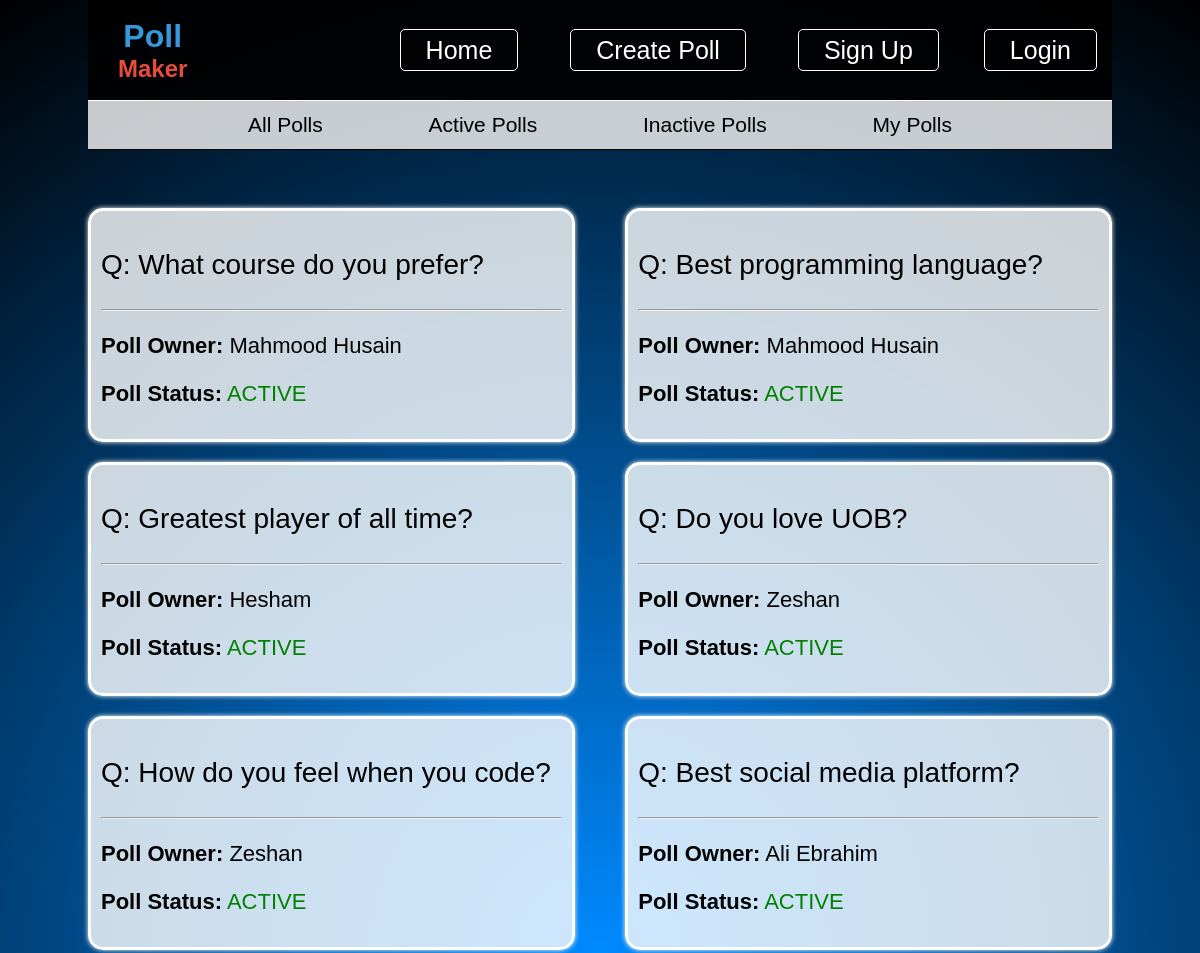
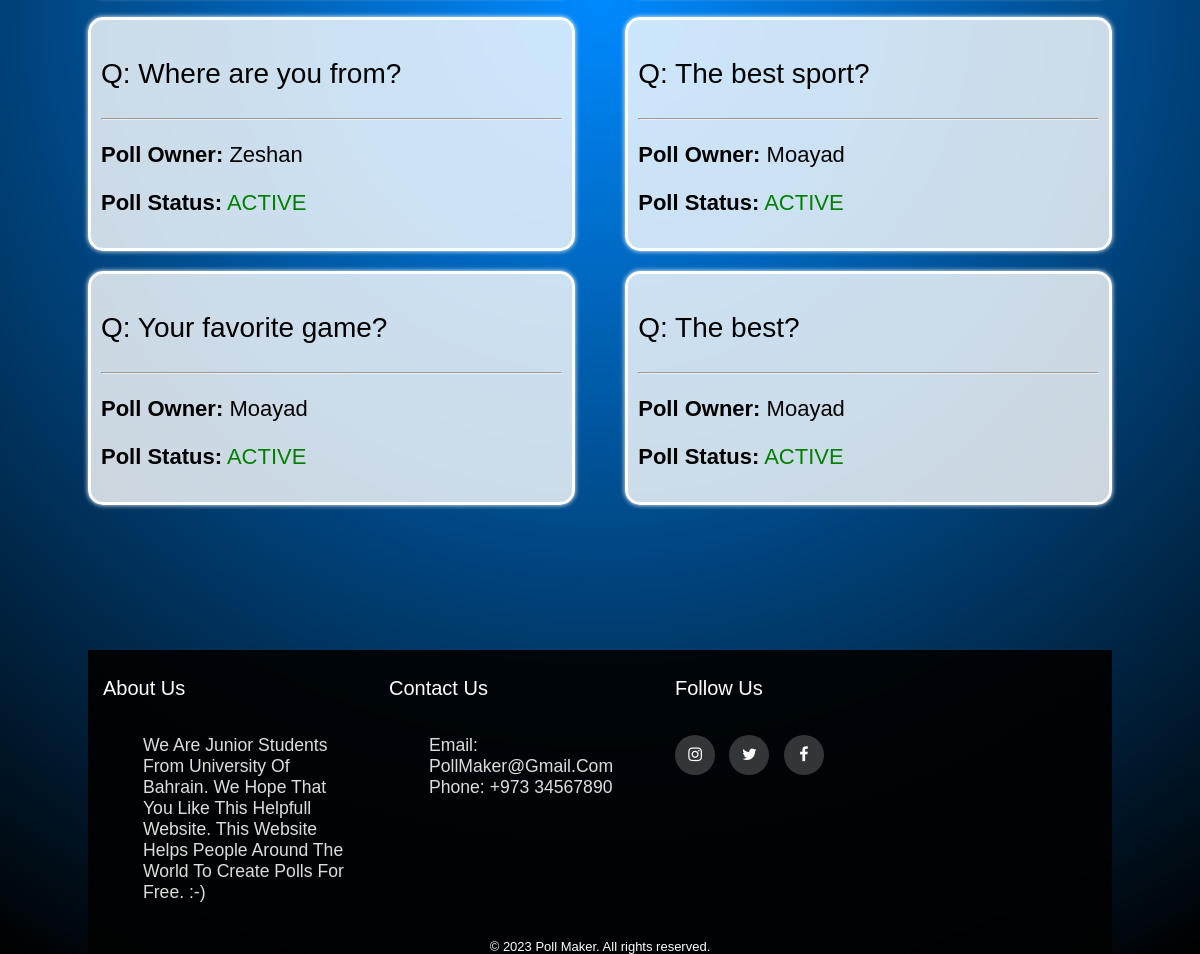
Screenshot of /index.php?typepoll=active with the database file from the repository (2 pictures, top to bottom).
### tables this page shows
CREATE TABLE `poll` (
  `poll_id` int(20) NOT NULL,
  `question` varchar(250) NOT NULL,
  `total_votes` int(50) NOT NULL,
  `user_id` int(20) NOT NULL,
  `poll_status` varchar(15) NOT NULL,
  `start_date` date NOT NULL,
  `end_date` date NOT NULL
);

CREATE TABLE `users` (
  `user_id` int(20) NOT NULL,
  `username` varchar(100) NOT NULL,
  `email` varchar(100) NOT NULL,
  `password` varchar(100) NOT NULL,
  `role` varchar(50) NOT NULL
);

### index.php (the view, shortened to what this page needs)
<?php
    try{
        require('connection.php');
        $db->beginTransaction();
        $sql = "SELECT * FROM poll";
        $rows = $db->query($sql);
        $result = $rows->fetchAll(PDO::FETCH_ASSOC);
    $db -> commit();
    $db = null;
}
catch(PDOExecption $e){
    $db->rollBack();
    die($e -> getMessage());
}
?>
<!DOCTYPE html>
<html lang="en">
<head>
    <link rel="stylesheet" href="css/index.css">
    <link rel="stylesheet" href="https://cdnjs.cloudflare.com/ajax/libs/font-awesome/4.7.0/css/font-awesome.min.css">
</head>
<body>
    <div class='container'>
        <div class="header-container">
            <?php require('header.php'); ?>
            <div class="nav2">
                <form action="" method="POST">
                    <a href="index.php?typepoll=allPolls">All Polls</a>
                    <a href="index.php?typepoll=active">Active Polls</a>
                    <a href="index.php?typepoll=inactive">Inactive Polls</a>
                    <a href="index.php?typepoll=myPolls">My Polls</a>
                </form>
            </div>
        </div>
        <main>
            <div class="allpollBoxes">
                <?php
            try{
                require('connection.php');
                if(isset($_GET['typepoll'])){
                    $poll_type=$_GET['typepoll'];
                    if($poll_type=="active"){
                        $sql = "SELECT * FROM poll WHERE poll_status='active'";
                        $rs = $db->query($sql);
                        $rows = $rs->fetchAll(PDO::FETCH_ASSOC);
                        foreach($rows as $k=>$details){
                            extract($details);
                            $sql2 = "SELECT username FROM users WHERE user_id=$user_id";
                            $rs2 = $db->query($sql2);
                            $rows2 = $rs2->fetchAll(PDO::FETCH_ASSOC);
                            echo '
                        <div class="pollBoxes">
                        <a href="view-poll.php?poll_id='.$poll_id.'">
                        <p>Q: '.$question.'</p>
                        <hr>
                        <p class="pollBoxOwner"><b>Poll Owner:</b> '.$rows2[0]['username'].'</p>
                        <p class="pollBoxOwner"><b>Poll Status:</b> <span style="color:green">'. strtoupper($poll_status).'</span></p>
                        </a>
                        </div>
                        ';
                    }
                } else if($poll_type=="inactive"){
                    $sql = "SELECT * FROM poll WHERE poll_status='inactive'";
                    $rs = $db->query($sql);
                    $rows = $rs->fetchAll(PDO::FETCH_ASSOC);
                    foreach($rows as $k=>$details){
                        extract($details);
                        $sql2 = "SELECT username FROM users WHERE user_id=$user_id";
                        $rs2 = $db->query($sql2);
                        $rows2 = $rs2->fetchAll(PDO::FETCH_ASSOC);
                        echo '
                        <div class="pollBoxes">
                        <a href="view-poll.php?poll_id='.$poll_id.'">
                        <p>Q: '.$question.'</p>
                        <hr>
                        <p class="pollBoxOwner"><b>Poll Owner:</b> '.$rows2[0]['username'].'</p>
                        <p class="pollBoxOwner"><b>Poll Status:</b> <span style="color:red">'. strtoupper($poll_status).'</span></p>
                        </a>
                        </div>
                        ';
                    }
                } else if($poll_type=="myPolls"){
                    if(isset($_SESSION['loggedIn']) && $_SESSION['loggedIn']){
                        $id = $_SESSION['user'][0];
                        $sql = "SELECT * FROM poll WHERE user_id=$id";
                        $rs = $db->query($sql);
                        $rows = $rs->fetchAll(PDO::FETCH_ASSOC);
                        if(count($rows) == 0){
                            echo "<h3>You don't currently own any polls. Create a poll <span class='myPollLogIn'><a href='create-poll.php'>here</a></span>.</h3>";
                        } else {
                        foreach($rows as $k=>$details){
                            extract($details);
                            $sql2 = "SELECT username FROM users WHERE user_id=$id";
                            $rs2 = $db->query($sql2);
                            $rows2 = $rs2->fetchAll(PDO::FETCH_ASSOC);
                            if($poll_status == 'active'){
                                $stat = "<span style='color:green'>ACTIVE</span>";
                            } else {
                                $stat = "<span style='color:red'>INACTIVE</span>";
                            }
                            echo '
                            <div class="pollBoxes">
                            <a href="view-poll.php?poll_id='.$poll_id.'">
                                <p>Q: '.$question.'</p>
                                <hr>
                                <p class="pollBoxOwner"><b>Poll Owner:</b> '.$rows2[0]['username'].'</p>
                                <p class="pollBoxOwner"><b>Poll Status:</b> '.$stat.'</p>
                                </a>
                                </div>
                                ';
                            }
                        }
                        }else{
                            echo "<h3>please <span class='myPollLogIn'><a href='login.php'>login</a></span> To view your polls</h3>";
                        }
                    } else if($poll_type=="allPolls"){
                        $sql = "SELECT * FROM poll";
                        $rs = $db->query($sql);
                        $rows = $rs->fetchAll(PDO::FETCH_ASSOC);
                        foreach($rows as $k=>$details){
                            extract($details);
                            $sql2 = "SELECT username FROM users WHERE user_id=$user_id";
                            $rs2 = $db->query($sql2);
                            $rows2 = $rs2->fetchAll(PDO::FETCH_ASSOC);
                            if($poll_status == 'active'){
                                $stat = "<span style='color:green'>ACTIVE</span>";
                            } else {
                                $stat = "<span style='color:red'>INACTIVE</span>";
                            }
                            echo '
                            <div class="pollBoxes">
                            <a href="view-poll.php?poll_id='.$poll_id.'">
                            <p>Q: '.$question.'</p>
                            <hr>
                            <p class="pollBoxOwner"><b>Poll Owner:</b> '.$rows2[0]['username'].'</p>
                            <p class="pollBoxOwner"><b>Poll Status:</b> '.$stat.'</p>
                            </a>
                            </div>
                            ';
                        }
                    }else{
                        die("400 Bad Request");
                    }
                    }
                }catch(PDOException $ex){
                die($ex->getMessage());
            }
            ?>
            </div>
        </main>
        <?php include('footer.php') ?>
    </div>
</body>
</html>

### css/index.css (style rules this page uses)
html { height: 100%; background-attachment: fixed; background-repeat: no-repeat; background-size: cover; background: rgb(0,138,255); background: radial-gradient(circle, rgba(0,138,255,1) 0%, rgba(0,0,0,1) 100%); }
body { font-family: Arial, Helvetica, sans-serif; }
.container { width: 1024px; min-height: 500px; margin: 0 auto; }
.header-container { position: fixed; width: 1024px; top: 0; }
a { text-decoration: none; }
.nav2 { background-color: #f5f5f5d1; border-bottom: 1px solid black; padding-bottom: 12px; padding-top: 12px; font-size: 21px; text-align: center; }
.nav2 a { color: black; margin-top: 15px; padding: 12px 50px; background: none; border: none; }
.allpollBoxes { max-width: 1024px; margin: 0 auto; display: flex; flex-wrap: wrap; justify-content: space-between; padding-bottom: 125px; padding-top: 200px; }
.allpollBoxes a { display: contents; color:black; }
.pollBoxes { background-color: rgb(255 255 255 / 80%); width: 45%; min-height: 150px; padding: 10px; margin-bottom: 20px; border: 3px solid #ffffff; border-radius: 15px; box-shadow: 0px 0px 5px white; font-size: 28px; }
.pollBoxOwner { font-size: 22px; }

### rows the page displays
poll: question "What course do you prefer?", user.username "Mahmood Husain", poll_status "ACTIVE"
poll: question "Best programming language?", user.username "Mahmood Husain", poll_status "ACTIVE"
poll: question "Greatest player of all time?", user.username "Hesham", poll_status "ACTIVE"
poll: question "Do you love UOB?", user.username "Zeshan", poll_status "ACTIVE"
poll: question "How do you feel when you code?", user.username "Zeshan", poll_status "ACTIVE"
poll: question "Best social media platform?", user.username "Ali Ebrahim", poll_status "ACTIVE"
poll: question "Where are you from?", user.username "Zeshan", poll_status "ACTIVE"
poll: question "The best sport?", user.username "Moayad", poll_status "ACTIVE"
poll: question "Your favorite game?", user.username "Moayad", poll_status "ACTIVE"
poll: question "The best?", user.username "Moayad", poll_status "ACTIVE"
